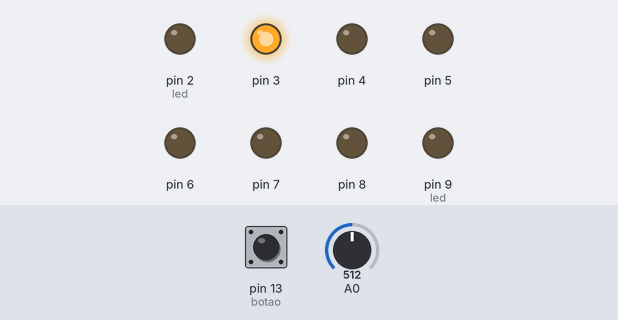
A sketch run on a simulated Arduino Uno, built with avr-gcc and run on an emulated ATmega328P. Parts: output pins drawn as LEDs (lit = HIGH). The test bench sets the inputs (shaded band); at power-on: A0 = 512, pin 13 (botao) LOW.

Above: at 2.3 s.
2.4 s: A0 set to 537
At 4.1 s:
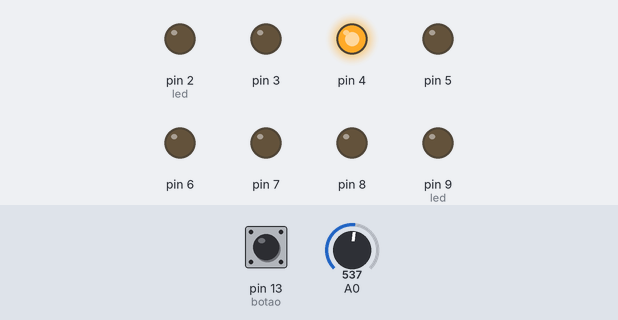
At 5.3 s:
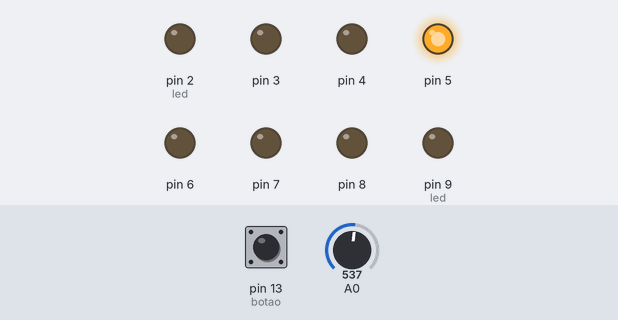
7.7 s: A0 set to 567
13.0 s: A0 set to 597
At 20.7 s:
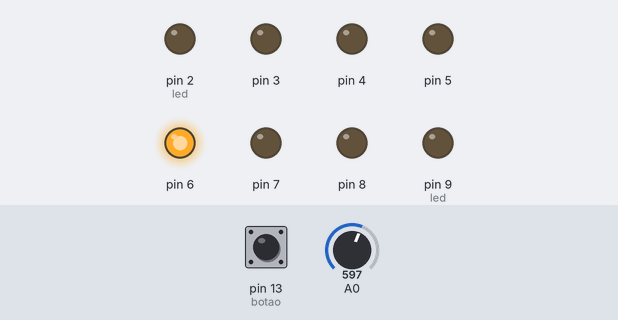
Timing chart, 0 to 21.0 s (numbered marks = the images above; inputs shaded):
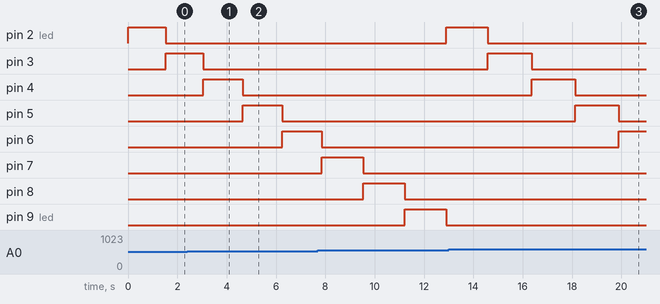

Measured:
- the behaviour switches between 526 and 527 on A0 (found by bisection; images 0 and 1)
- after the input at 2.4 s, pin 7: stays LOW (without the input it goes to HIGH after 5.2 s)
- after the input at 7.7 s, pin 2 (led): LOW → HIGH after 5.2 s instead of 4.9 s
- after the input at 13.0 s, pin 6: LOW → HIGH after 6.9 s instead of 6.6 s

The sketch:

_8LEDSBOTAOPOTENCIOMETRO.ino
```cpp
int led = 2;
int botao = 13;
long intervalo;

void setup() {

  for (int i = 2; i <= 9; i++) {
    pinMode(i, OUTPUT);
  }
  pinMode(botao, INPUT);
}

void loop() {

  digitalWrite(led, HIGH);
  long atraso = analogRead(A0);
  intervalo = (atraso * 2950 / 1023) + 50;
  delay(intervalo);
  digitalWrite(led, LOW);

  if (digitalRead(botao) == HIGH) {
    if (led == 2) {
      led = 9;
    } else {
      led --;
    }
  }
  else {
    if (led == 9) {
      led = 2;
    } else {
      led++;
    }
  }
}
```
